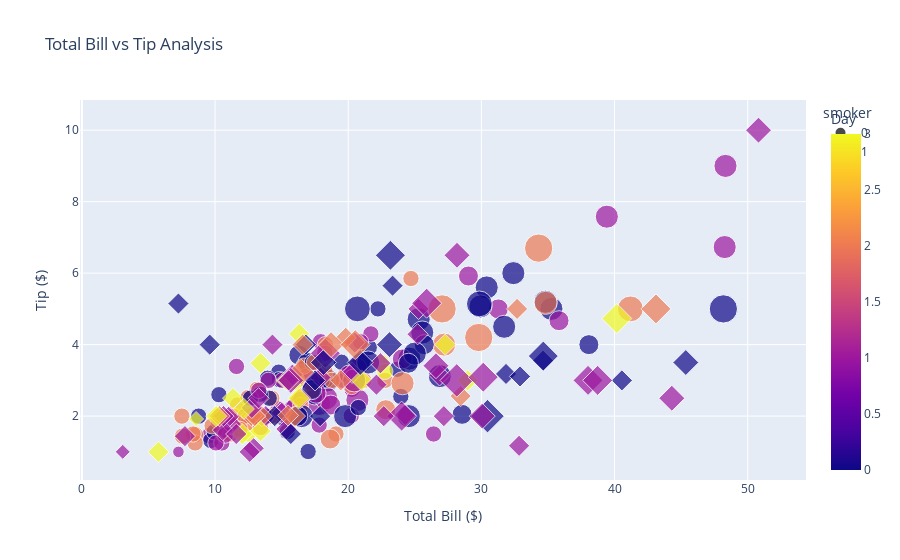

This figure's notebook cell:
### Code cell
import pandas as pd
import plotly.express as px

data = pd.read_csv('tips.csv')

data["sex"] = data["sex"].map({"Female": 0, "Male": 1})
data["smoker"] = data["smoker"].map({"No": 0, "Yes": 1})
data["day"] = data["day"].map({"Sun": 0, "Sat": 1, "Thur": 2, "Fri": 3})
data["time"] = data["time"].map({"Lunch": 0, "Dinner": 1})

figure = px.scatter(
    data_frame=data,
    x="total_bill",
    y="tip",
    size="size", 
    color="day",  
    symbol="smoker",  
    hover_name="sex",  
    hover_data=["time"], 
    title="Total Bill vs Tip Analysis",
    labels={"total_bill": "Total Bill ($)", "tip": "Tip ($)", "size": "Party Size", "day": "Day"},
    
)

figure.show()

### Figure 1 — Plotly figure (JSON) as saved in the notebook; plotly's stock layout.template omitted (floating-point values rounded to 4 significant figures; data arrays with more than 128 entries replaced by an {"elided": "..."} marker saying what was removed)
{"data": [{"customdata": {"elided": "151x1 int values"}, "hovertemplate": "<b>%{hovertext}</b><br><br>smoker=0<br>Total Bill ($)=%{x}<br>Tip ($)=%{y}<br>Party Size=%{marker.size}<br>time=%{customdata[0]}<br>Day=%{marker.color}<extra></extra>", "hovertext": {"elided": "151 int values"}, "legendgroup": "0", "marker": {"color": {"elided": "151 int values"}, "coloraxis": "coloraxis", "size": {"elided": "151 int values"}, "sizemode": "area", "sizeref": 0.015, "symbol": "circle"}, "mode": "markers", "name": "0", "orientation": "v", "showlegend": true, "type": "scatter", "x": {"elided": "151 float values"}, "xaxis": "x", "y": {"elided": "151 float values"}, "yaxis": "y"}, {"customdata": [[1], [1], [1], [1], [1], [1], [1], [1], [1], [1], [1], [0], [0], [1], [1], [1], [1], [1], [1], [1], [1], [1], [1], [1], [1], [1], [1], [1], [0], [1], [1], [1], [1], [1], [1], [1], [1], [1], [1], [1], [1], [1], [1], [1], [1], [1], [1], [1], [1], [1], [1], [1], [0], [0], [0], [0], [0], [0], [0], [0], [0], [0], [0], [0], [0], [0], [1], [1], [1], [1], [1], [1], [1], [1], [1], [1], [1], [1], [1], [0], [0], [0], [0], [0], [0], [1], [1], [1], [1], [1], [1], [1], [1]], "hovertemplate": "<b>%{hovertext}</b><br><br>smoker=1<br>Total Bill ($)=%{x}<br>Tip ($)=%{y}<br>Party Size=%{marker.size}<br>time=%{customdata[0]}<br>Day=%{marker.color}<extra></extra>", "hovertext": [1, 1, 1, 1, 1, 1, 0, 1, 0, 0, 1, 1, 1, 1, 0, 0, 1, 1, 1, 1, 0, 0, 0, 0, 1, 1, 1, 0, 1, 0, 0, 0, 1, 1, 1, 1, 1, 1, 1, 1, 0, 1, 1, 1, 1, 1, 1, 0, 1, 0, 1, 1, 0, 1, 1, 1, 1, 0, 0, 1, 1, 0, 0, 0, 1, 0, 1, 1, 1, 0, 1, 1, 0, 0, 0, 1, 1, 1, 0, 1, 0, 1, 1, 0, 0, 0, 1, 1, 1, 1, 1, 0, 1], "legendgroup": "1", "marker": {"color": [1, 1, 1, 1, 1, 1, 1, 1, 1, 1, 1, 2, 2, 3, 3, 3, 3, 3, 3, 3, 3, 3, 1, 1, 1, 1, 1, 1, 2, 0, 1, 1, 1, 1, 0, 0, 0, 0, 0, 0, 0, 0, 0, 0, 0, 0, 0, 0, 0, 0, 0, 0, 2, 2, 2, 2, 2, 2, 2, 2, 2, 2, 2, 2, 2, 2, 1, 1, 1, 1, 1, 1, 1, 1, 1, 1, 1, 1, 1, 3, 3, 3, 3, 3, 3, 1, 1, 1, 1, 1, 1, 1, 1], "coloraxis": "coloraxis", "size": [4, 2, 2, 2, 2, 4, 1, 2, 2, 2, 2, 2, 2, 2, 2, 2, 4, 2, 2, 2, 2, 2, 3, 2, 2, 2, 2, 2, 2, 2, 2, 2, 3, 2, 2, 2, 2, 2, 2, 2, 2, 2, 4, 2, 3, 4, 2, 3, 5, 3, 3, 2, 2, 2, 2, 2, 2, 4, 2, 2, 3, 2, 2, 2, 4, 3, 3, 4, 2, 2, 3, 4, 2, 3, 2, 5, 2, 2, 4, 2, 2, 1, 2, 2, 2, 2, 4, 3, 2, 2, 2, 2, 2], "sizemode": "area", "sizeref": 0.015, "symbol": "diamond"}, "mode": "markers", "name": "1", "orientation": "v", "showlegend": true, "type": "scatter", "x": [38.01, 11.24, 20.29, 13.81, 11.02, 18.29, 3.07, 15.01, 26.86, 25.28, 17.92, 19.44, 32.68, 28.97, 5.75, 16.32, 40.17, 27.28, 12.03, 21.01, 11.35, 15.38, 44.3, 22.42, 15.36, 20.49, 25.21, 14.31, 16, 17.51, 10.59, 10.63, 50.81, 15.81, 7.25, 31.85, 16.82, 32.9, 17.89, 14.48, 9.6, 34.63, 34.65, 23.33, 45.35, 23.17, 40.55, 20.9, 30.46, 18.15, 23.1, 15.69, 19.81, 28.44, 15.48, 16.58, 10.34, 43.11, 13, 13.51, 18.71, 12.74, 13, 16.4, 20.53, 16.47, 26.59, 38.73, 24.27, 12.76, 30.06, 25.89, 13.27, 28.17, 12.9, 28.15, 11.59, 7.74, 30.14, 12.16, 13.42, 8.58, 13.42, 16.27, 10.09, 22.12, 24.01, 15.69, 15.53, 12.6, 32.83, 27.18, 22.67], "xaxis": "x", "y": [3, 1.76, 3.21, 2, 1.98, 3.76, 1, 2.09, 3.14, 5, 3.08, 3, 5, 3, 1, 4.3, 4.73, 4, 1.5, 3, 2.5, 3, 2.5, 3.48, 1.64, 4.06, 4.29, 4, 2, 3, 1.61, 2, 10, 3.16, 5.15, 3.18, 4, 3.11, 2, 2, 4, 3.55, 3.68, 5.65, 3.5, 6.5, 3, 3.5, 2, 3.5, 4, 1.5, 4.19, 2.56, 2.02, 4, 2, 5, 2, 2, 4, 2.01, 2, 2.5, 4, 3.23, 3.41, 3, 2.03, 2.23, 2, 5.16, 2.5, 6.5, 1.1, 3, 1.5, 1.44, 3.09, 2.2, 3.48, 1.92, 1.58, 2.5, 2, 2.88, 2, 3, 3, 1, 1.17, 2, 2], "yaxis": "y"}], "layout": {"coloraxis": {"colorbar": {"title": {"text": "Day"}}, "colorscale": [[0, "#0d0887"], [0.1111, "#46039f"], [0.2222, "#7201a8"], [0.3333, "#9c179e"], [0.4444, "#bd3786"], [0.5556, "#d8576b"], [0.6667, "#ed7953"], [0.7778, "#fb9f3a"], [0.8889, "#fdca26"], [1, "#f0f921"]]}, "legend": {"itemsizing": "constant", "title": {"text": "smoker"}, "tracegroupgap": 0}, "title": {"text": "Total Bill vs Tip Analysis"}, "xaxis": {"anchor": "y", "domain": [0, 1], "title": {"text": "Total Bill ($)"}}, "yaxis": {"anchor": "x", "domain": [0, 1], "title": {"text": "Tip ($)"}}}}
